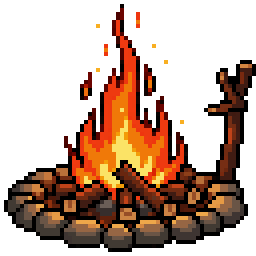
#> input picture avatars/pixellab/campfire.png, 64 x 64 px (shown 4 times larger)
$ python campfire.py
#> lines starting #> are read from the running program, lines starting #| are printed output that depends on the picture
"""Campfire for the forest camp: avatars/pixellab/campfire.png (Pixellab pixen, 1 image, a stray stick cut off)
made to flicker by hand: the flame colours roll along a wave, the sparks rise. Writes mods/kage-agents/campfire-0..5.png."""
import math
from pathlib import Path
from PIL import Image

ROOT = Path(__file__).resolve().parent.parent
N = 6
base = Image.open(ROOT / "avatars/pixellab/campfire.png").convert("RGBA")
#> base is the input picture: PIL image 64x64 RGBA; mean R, G, B, A 48.9, 24.3, 10.6, 110.8
px = base.load()
W, H = base.size
#> W = 64; H = 64
# A stick the generator stood up right of the fire: off.
for y in range(41):
    for x in range(51, W):
        px[x, y] = (0, 0, 0, 0)

fiery = lambda c: c[3] and c[0] > 180 and c[1] > 40 and c[2] < 120
lum = lambda c: c[0] * 0.3 + c[1] * 0.59 + c[2] * 0.11
ramp = sorted({px[x, y] for y in range(H) for x in range(W) if fiery(px[x, y])}, key=lum)
#> ramp = 19 items, first 6: (192, 67, 25, 255), (199, 67, 24, 255), (238, 54, 15, 255), (238, 58, 16, 255), (241, 58, 17, 255), (237, 72, 12, 255)
level = {c: i for i, c in enumerate(ramp)}
#> level = 19 items
# A spark: a fire pixel with no other fire pixel touching it (embers in the air).
def lone(x, y):
    return all(not fiery(px[x + dx, y + dy]) for dx in (-1, 0, 1) for dy in (-1, 0, 1) if (dx or dy) and 0 <= x + dx < W and 0 <= y + dy < H)
sparks = [(x, y) for y in range(H) for x in range(W) if fiery(px[x, y]) and lone(x, y)]
#> sparks = [(24, 6), (38, 11), (41, 15), (24, 17), (45, 30), (7, 49), (34, 49)]
assert ramp and sparks, "no flame colours or sparks found"

out = ROOT / "mods/kage-agents"
for k in range(N):
    im = base.copy(); q = im.load()
    for y in range(H):
        for x in range(W):
            c = px[x, y]
            if fiery(c) and (x, y) not in sparks:
                d = round(1.6 * math.sin(0.7 * x + 0.9 * y - k * 2 * math.pi / N))
                q[x, y] = ramp[max(0, min(len(ramp) - 1, level[c] + d))]
    for i, (x, y) in enumerate(sparks):
        q[x, y] = (0, 0, 0, 0)
        ny = y - (k + i) % N  # rises a pixel a frame, then starts again
        if ny >= 0 and (k + i) % N < N - 1 and q[x, ny][3] == 0:
            q[x, ny] = px[x, y]
    im.save(out / f"campfire-{k}.png")
#> this loop made 6 passes
#> pass 1, `im = base.copy()`:
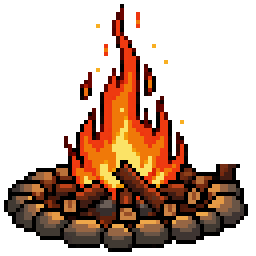
#> im: PIL image 64x64 RGBA (shown 4 times larger); mean R, G, B, A 46.7, 23.4, 10.1, 100.5; transparent parts drawn white
#> pass 1, `im.save(out / f"campfire-{k}.png")`:
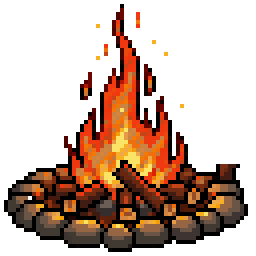
#> saved as campfire-0.png: PIL image 64x64 RGBA (shown 4 times larger); mean R, G, B, A 45.9, 23, 10.5, 100.4; transparent parts drawn white
#> pass 2, `im.save(out / f"campfire-{k}.png")`:
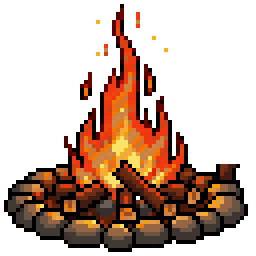
#> saved as campfire-1.png: PIL image 64x64 RGBA (shown 4 times larger); mean R, G, B, A 45.7, 23.1, 10.6, 100.4; transparent parts drawn white
#> after the loop:
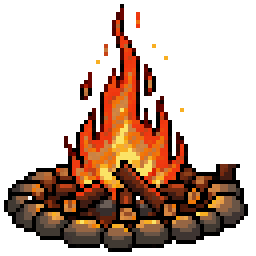
#> im: PIL image 64x64 RGBA (shown 4 times larger); mean R, G, B, A 45.7, 23.1, 10.6, 100.3; transparent parts drawn white
print(len(ramp), "flame colours,", len(sparks), "sparks")
#| 19 flame colours, 7 sparks

# The light round the fire, on the ground only: a flat warm oval in hard bands (pixel art, no smooth
# fade), cut at the ground's top edge, a little wider or narrower each frame with the flames.
# 1/4 size, drawn x4: campfire-glow-0..5.png, 400x40, the middle of the fire's ring at 200,16.
GW, GH, CX, CY = 100, 10, 50, 4  # CY: the middle of the stone ring; the rows above it are the ground up to the trees
BANDS = ((0.35, 44), (0.6, 30), (0.85, 17), (1.0, 7))  # (how far out, alpha)
for k in range(N):
    s = 1 + 0.05 * math.sin(k * 2 * math.pi / N)
    im = Image.new("RGBA", (GW, GH)); q = im.load()
    for y in range(GH):
        for x in range(GW):
            t = math.hypot((x - CX) / (48 * s), (y - CY) / (9 * s))
            a = next((al for r, al in BANDS if t < r), 0)
            # Where two bands meet, a checkerboard of both: a dithered edge.
            nxt = next((r for r, _ in BANDS if t < r), None)
            if a and nxt and nxt - t < 0.04 and (x + y) % 2: a = next((al for r, al in BANDS if r > nxt), 0)
            q[x, y] = (255, 150, 60, a) if a else (0, 0, 0, 0)
    im.resize((GW * 4, GH * 4), Image.NEAREST).save(out / f"campfire-glow-{k}.png")
#> this loop made 6 passes
#> pass 1, `im.resize((GW * 4, GH * 4), Image.NEAREST).save(out / f"campfire-glow-..`:
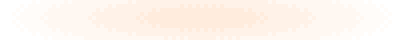
#> saved as campfire-glow-0.png: PIL image 400x40 RGBA; mean R, G, B, A 224.9, 132.3, 52.9, 21.3; transparent parts drawn white
